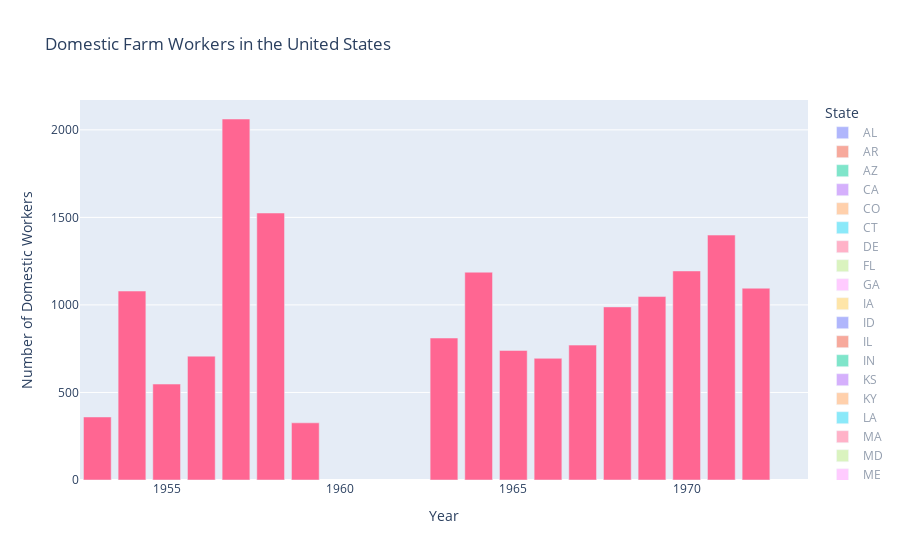

The cell this chart's notebook holds for it:
### Markdown cell above
While the reported data for the Bracero workers showed the most inconsistencies, with the other data categories, there are many states that do not have data for all of the years shown. For instance, with the domestic data, there are years where West Virginia (and likely others) do not have any data whatsoever. This indicates potential inconsistencies in reporting, something that not only skews the final data and appearance of graphs but also brings up questions regarding the validity of the numbers that *were* collected.

### Code cell
domesticfig.show()

### Figure 1 — Plotly figure (JSON) as saved in the notebook; plotly's stock layout.template omitted (floating-point values rounded to 4 significant figures)
{"data": [{"alignmentgroup": "True", "hovertemplate": "State=AL<br>Year=%{x}<br>Number of Domestic Workers=%{y}<extra></extra>", "legendgroup": "AL", "marker": {"color": "#636efa", "pattern": {"shape": ""}}, "name": "AL", "offsetgroup": "AL", "orientation": "v", "showlegend": true, "textposition": "auto", "type": "bar", "visible": "legendonly", "x": [1953, 1954, 1955, 1956, 1957, 1958, 1959, 1960, 1961, 1962, 1963, 1964, 1965, 1966, 1967, 1968, 1969, 1970, 1971, 1972, 1973], "xaxis": "x", "y": [21920.0, 22320.0, 25190.0, 20194, 12869, 10240.0, 14880.0, 13390.0, 12560.0, 11130.0, 10860.0, 9416.0, 8211.0, 6148.0, 5924.0, 5372.0, 6130, 7017.0, 7128.0, 6306.0, 6173.0], "yaxis": "y"}, {"alignmentgroup": "True", "hovertemplate": "State=AR<br>Year=%{x}<br>Number of Domestic Workers=%{y}<extra></extra>", "legendgroup": "AR", "marker": {"color": "#EF553B", "pattern": {"shape": ""}}, "name": "AR", "offsetgroup": "AR", "orientation": "v", "showlegend": true, "textposition": "auto", "type": "bar", "visible": "legendonly", "x": [1953, 1954, 1955, 1956, 1957, 1958, 1959, 1960, 1961, 1962, 1963, 1964, 1965, 1966, 1967, 1968, 1969, 1970, 1971, 1972, 1973], "xaxis": "x", "y": [29170.0, 31110.0, 39060.0, 29530.0, 34854, 33950.0, 39561, 39740.0, 34670.0, 29220.0, 28420.0, 26590.0, 21460.0, 13630.0, 8874.0, 7071.0, 5146.0, 4442.0, 4529.0, 5354.0, 4575], "yaxis": "y"}, {"alignmentgroup": "True", "hovertemplate": "State=AZ<br>Year=%{x}<br>Number of Domestic Workers=%{y}<extra></extra>", "legendgroup": "AZ", "marker": {"color": "#00cc96", "pattern": {"shape": ""}}, "name": "AZ", "offsetgroup": "AZ", "orientation": "v", "showlegend": true, "textposition": "auto", "type": "bar", "visible": "legendonly", "x": [1953, 1954, 1955, 1956, 1957, 1958, 1959, 1960, 1961, 1962, 1963, 1964, 1965, 1966, 1967, 1968, 1969, 1970, 1971, 1972, 1973], "xaxis": "x", "y": [20100.0, 19640.0, 17560.0, 19300.0, 17840.0, 19573, 16930.0, 15640.0, 13180.0, 13100.0, 13360.0, 14110.0, 15890.0, 16360.0, 16170.0, 16180.0, 15850.0, 14314, 14920.0, 14950.0, 14870.0], "yaxis": "y"}, {"alignmentgroup": "True", "hovertemplate": "State=CA<br>Year=%{x}<br>Number of Domestic Workers=%{y}<extra></extra>", "legendgroup": "CA", "marker": {"color": "#ab63fa", "pattern": {"shape": ""}}, "name": "CA", "offsetgroup": "CA", "orientation": "v", "showlegend": true, "textposition": "auto", "type": "bar", "visible": "legendonly", "x": [1953, 1954, 1955, 1956, 1957, 1958, 1959, 1960, 1961, 1962, 1963, 1964, 1965, 1966, 1967, 1968, 1969, 1970, 1971, 1972, 1973], "xaxis": "x", "y": [143920, 150900.0, 157800, 150400.0, 149500.0, 151550, 148900.0, 145700.0, 147300.0, 123900.0, 98890.0, 103100.0, 121300.0, 120470, 119618, 118100.0, 115700.0, 125800.0, 113800.0, 108400.0, 100900.0], "yaxis": "y"}, {"alignmentgroup": "True", "hovertemplate": "State=CO<br>Year=%{x}<br>Number of Domestic Workers=%{y}<extra></extra>", "legendgroup": "CO", "marker": {"color": "#FFA15A", "pattern": {"shape": ""}}, "name": "CO", "offsetgroup": "CO", "orientation": "v", "showlegend": true, "textposition": "auto", "type": "bar", "visible": "legendonly", "x": [1953, 1954, 1955, 1956, 1957, 1958, 1959, 1960, 1961, 1962, 1963, 1964, 1965, 1966, 1967, 1968, 1969, 1970, 1971, 1972, 1973], "xaxis": "x", "y": [16850.0, 14310.0, 14888, 14120, 14310.0, 14230.0, 14450.0, 12530.0, 11610.0, 10380.0, 8510.0, 8265.0, 10500.0, 9485.0, 9409.0, 7872.0, 7684.0, 6676.0, 5930.0, 5501.0, 4596], "yaxis": "y"}, {"alignmentgroup": "True", "hovertemplate": "State=CT<br>Year=%{x}<br>Number of Domestic Workers=%{y}<extra></extra>", "legendgroup": "CT", "marker": {"color": "#19d3f3", "pattern": {"shape": ""}}, "name": "CT", "offsetgroup": "CT", "orientation": "v", "showlegend": true, "textposition": "auto", "type": "bar", "visible": "legendonly", "x": [1953, 1954, 1955, 1956, 1957, 1958, 1959, 1960, 1961, 1962, 1963, 1964, 1965, 1966, 1967, 1968, 1969, 1970, 1971, 1972, 1973], "xaxis": "x", "y": [7250.0, 5951.0, 6639.0, 5661.0, 5334.0, 5522.0, 6510, 5927.0, 6024.0, 6088.0, 5812.0, 6172.0, 6635, 5653.0, 5519, 4633.0, 4364.0, 4593.0, 3399.0, 3016.0, 2894.0], "yaxis": "y"}, {"alignmentgroup": "True", "hovertemplate": "State=DE<br>Year=%{x}<br>Number of Domestic Workers=%{y}<extra></extra>", "legendgroup": "DE", "marker": {"color": "#FF6692", "pattern": {"shape": ""}}, "name": "DE", "offsetgroup": "DE", "orientation": "v", "showlegend": true, "textposition": "auto", "type": "bar", "visible": "legendonly", "x": [1953, 1954, 1955, 1956, 1957, 1958, 1959, 1960, 1961, 1962, 1963, 1964, 1965, 1966, 1967, 1968, 1969, 1970, 1971, 1972, 1973], "xaxis": "x", "y": [1616.0, 1362.0, 1522.0, 1981.0, 1740.0, 1680.0, 2444.0, 1766.0, 1867.0, 3234, 3221.0, 2757.0, 2973.0, 2917.0, 3198.0, 3205, 3276.0, 2968.0, 2496.0, 2550, 2502], "yaxis": "y"}, {"alignmentgroup": "True", "hovertemplate": "State=FL<br>Year=%{x}<br>Number of Domestic Workers=%{y}<extra></extra>", "legendgroup": "FL", "marker": {"color": "#B6E880", "pattern": {"shape": ""}}, "name": "FL", "offsetgroup": "FL", "orientation": "v", "showlegend": true, "textposition": "auto", "type": "bar", "visible": "legendonly", "x": [1953, 1954, 1955, 1956, 1957, 1958, 1959, 1960, 1961, 1962, 1963, 1964, 1965, 1966, 1967, 1968, 1969, 1970, 1971, 1972, 1973], "xaxis": "x", "y": [29530.0, 22640.0, 30330.0, 31000.0, 33900.0, 34220.0, 29930.0, 31010.0, 29610.0, 36140.0, 44930.0, 45000.0, 51000.0, 50440.0, 49470.0, 48760.0, 49410.0, 47140.0, 50930.0, 51100.0, 60550.0], "yaxis": "y"}, {"alignmentgroup": "True", "hovertemplate": "State=GA<br>Year=%{x}<br>Number of Domestic Workers=%{y}<extra></extra>", "legendgroup": "GA", "marker": {"color": "#FF97FF", "pattern": {"shape": ""}}, "name": "GA", "offsetgroup": "GA", "orientation": "v", "showlegend": true, "textposition": "auto", "type": "bar", "visible": "legendonly", "x": [1953, 1954, 1955, 1956, 1957, 1958, 1959, 1960, 1961, 1962, 1963, 1964, 1965, 1966, 1967, 1968, 1969, 1970, 1971, 1972, 1973], "xaxis": "x", "y": [19560.0, 13230.0, 13240.0, 16080.0, 15920.0, 29400.0, 33623, 35470.0, 28710.0, 30670.0, 28850.0, 23960.0, 22580.0, 21690.0, 22090.0, 22510.0, 24390.0, 23970.0, 26560.0, 26020.0, 23752], "yaxis": "y"}, {"alignmentgroup": "True", "hovertemplate": "State=IA<br>Year=%{x}<br>Number of Domestic Workers=%{y}<extra></extra>", "legendgroup": "IA", "marker": {"color": "#FECB52", "pattern": {"shape": ""}}, "name": "IA", "offsetgroup": "IA", "orientation": "v", "showlegend": true, "textposition": "auto", "type": "bar", "visible": "legendonly", "x": [1953, 1954, 1955, 1956, 1957, 1958, 1959, 1960, 1961, 1962, 1963, 1964, 1965, 1966, 1967, 1968, 1969, 1970, 1971, 1972, 1973], "xaxis": "x", "y": [482.3, 3496.0, 2659.0, 2699, 938.3, 3472.0, 4942.0, 3600.0, 5882, 8270.0, 7309.0, 12230.0, 13809, 8703.0, 7785.0, 8602.0, 10480.0, 5511.0, 9059.0, 8393.0, 8868], "yaxis": "y"}, {"alignmentgroup": "True", "hovertemplate": "State=ID<br>Year=%{x}<br>Number of Domestic Workers=%{y}<extra></extra>", "legendgroup": "ID", "marker": {"color": "#636efa", "pattern": {"shape": ""}}, "name": "ID", "offsetgroup": "ID", "orientation": "v", "showlegend": true, "textposition": "auto", "type": "bar", "visible": "legendonly", "x": [1953, 1954, 1955, 1956, 1957, 1958, 1959, 1960, 1961, 1962, 1963, 1964, 1965, 1966, 1967, 1968, 1969, 1970, 1971, 1972, 1973], "xaxis": "x", "y": [8990.0, 13890.0, 11950.0, 11080.0, 13280.0, 11500.0, 12080.0, 10530.0, 13060.0, 12870.0, 11520.0, 9905.0, 9444.0, 9365, 11170.0, 8152.0, 8251.0, 8618.0, 8327.0, 7380.0, 7002], "yaxis": "y"}, {"alignmentgroup": "True", "hovertemplate": "State=IL<br>Year=%{x}<br>Number of Domestic Workers=%{y}<extra></extra>", "legendgroup": "IL", "marker": {"color": "#EF553B", "pattern": {"shape": ""}}, "name": "IL", "offsetgroup": "IL", "orientation": "v", "showlegend": true, "textposition": "auto", "type": "bar", "visible": "legendonly", "x": [1953, 1954, 1955, 1956, 1957, 1958, 1959, 1960, 1961, 1962, 1963, 1964, 1965, 1966, 1967, 1968, 1969, 1970, 1971, 1972, 1973], "xaxis": "x", "y": [4513.0, 5433.0, 5684.0, 6394.0, 7707.0, 6091, 8050.0, 6434.0, 6232, 6811.0, 5611.0, 5917.0, 5825.0, 5319.0, 6020.0, 4508.0, 4810.0, 3980.0, 5989.0, 5070.0, 5006], "yaxis": "y"}, {"alignmentgroup": "True", "hovertemplate": "State=IN<br>Year=%{x}<br>Number of Domestic Workers=%{y}<extra></extra>", "legendgroup": "IN", "marker": {"color": "#00cc96", "pattern": {"shape": ""}}, "name": "IN", "offsetgroup": "IN", "orientation": "v", "showlegend": true, "textposition": "auto", "type": "bar", "visible": "legendonly", "x": [1953, 1954, 1955, 1956, 1957, 1958, 1959, 1960, 1961, 1962, 1963, 1964, 1965, 1966, 1967, 1968, 1969, 1970, 1971, 1972, 1973], "xaxis": "x", "y": [5340.0, 4436.0, 3919.0, 4442.0, 4577.0, 3745.0, 5087.0, 4097.0, 3927.0, 5540.0, 4914.0, 3552.0, 4166.0, 4603.0, 5498.0, 4651.0, 3862.0, 4340.0, 4919.0, 3650.0, 2352.0], "yaxis": "y"}, {"alignmentgroup": "True", "hovertemplate": "State=KS<br>Year=%{x}<br>Number of Domestic Workers=%{y}<extra></extra>", "legendgroup": "KS", "marker": {"color": "#ab63fa", "pattern": {"shape": ""}}, "name": "KS", "offsetgroup": "KS", "orientation": "v", "showlegend": true, "textposition": "auto", "type": "bar", "visible": "legendonly", "x": [1953, 1954, 1955, 1956, 1957, 1958, 1959, 1960, 1961, 1962, 1963, 1964, 1965, 1966, 1967, 1968, 1969, 1970, 1971, 1972, 1973], "xaxis": "x", "y": [6692.0, 6188.0, 11390.0, 10630.0, 13100.0, 21040.0, 23190.0, 19900.0, 16633, 16847, 16170.0, 14950.0, 15040.0, 12700.0, 9604.0, 7944.0, 8433.0, 7996.0, 8495, 9171.0, 8706.0], "yaxis": "y"}, {"alignmentgroup": "True", "hovertemplate": "State=KY<br>Year=%{x}<br>Number of Domestic Workers=%{y}<extra></extra>", "legendgroup": "KY", "marker": {"color": "#FFA15A", "pattern": {"shape": ""}}, "name": "KY", "offsetgroup": "KY", "orientation": "v", "showlegend": true, "textposition": "auto", "type": "bar", "visible": "legendonly", "x": [1953, 1954, 1955, 1956, 1957, 1958, 1959, 1960, 1961, 1962, 1963, 1964, 1965, 1966, 1967, 1968, 1969, 1970, 1971, 1972, 1973], "xaxis": "x", "y": [8076.0, 8306.0, 9940, 10980.0, 11780.0, 12170.0, 12370.0, 11140.0, 12190.0, 10920.0, 13810.0, 18890.0, 19430.0, 19020.0, 19004, 15130.0, 15470.0, 15180.0, 14810.0, 17230.0, 13020.0], "yaxis": "y"}, {"alignmentgroup": "True", "hovertemplate": "State=LA<br>Year=%{x}<br>Number of Domestic Workers=%{y}<extra></extra>", "legendgroup": "LA", "marker": {"color": "#19d3f3", "pattern": {"shape": ""}}, "name": "LA", "offsetgroup": "LA", "orientation": "v", "showlegend": true, "textposition": "auto", "type": "bar", "visible": "legendonly", "x": [1953, 1954, 1955, 1956, 1957, 1958, 1959, 1960, 1961, 1962, 1963, 1964, 1965, 1966, 1967, 1968, 1969, 1970, 1971, 1972, 1973], "xaxis": "x", "y": [11930.0, 13460.0, 14280.0, 14250.0, 12650.0, 12900, 19000.0, 17490.0, 17750.0, 16190.0, 10460.0, 9760.0, 8308.0, 5908.0, 4528.0, 3373.0, 2744.0, 4185, 3304.0, 3098.0, 1821.0], "yaxis": "y"}, {"alignmentgroup": "True", "hovertemplate": "State=MA<br>Year=%{x}<br>Number of Domestic Workers=%{y}<extra></extra>", "legendgroup": "MA", "marker": {"color": "#FF6692", "pattern": {"shape": ""}}, "name": "MA", "offsetgroup": "MA", "orientation": "v", "showlegend": true, "textposition": "auto", "type": "bar", "visible": "legendonly", "x": [1953, 1954, 1955, 1956, 1957, 1958, 1959, 1960, 1961, 1962, 1963, 1964, 1965, 1966, 1967, 1968, 1969, 1970, 1971, 1972, 1973], "xaxis": "x", "y": [8238, 8649.0, 10330.0, 9182.0, 8503.0, 7910, 7430.0, 8390.0, 8394.0, 8110.0, 5496.0, 5259.0, 5665.0, 6609.0, 6981.0, 5736.0, 5240.0, 5496.0, 3884.0, 3561.0, 3644.0], "yaxis": "y"}, {"alignmentgroup": "True", "hovertemplate": "State=MD<br>Year=%{x}<br>Number of Domestic Workers=%{y}<extra></extra>", "legendgroup": "MD", "marker": {"color": "#B6E880", "pattern": {"shape": ""}}, "name": "MD", "offsetgroup": "MD", "orientation": "v", "showlegend": true, "textposition": "auto", "type": "bar", "visible": "legendonly", "x": [1953, 1954, 1955, 1956, 1957, 1958, 1959, 1960, 1961, 1962, 1963, 1964, 1965, 1966, 1967, 1968, 1969, 1970, 1971, 1972, 1973], "xaxis": "x", "y": [5708.0, 5253.0, 6813.0, 5264.0, 5585.0, 5261, 5890.0, 6270, 6215.0, 5495.0, 5411, 5523.0, 5080, 3797.0, 4066, 4181.0, 3707.0, 3612.0, 3349, 3456.0, 2534.0], "yaxis": "y"}, {"alignmentgroup": "True", "hovertemplate": "State=ME<br>Year=%{x}<br>Number of Domestic Workers=%{y}<extra></extra>", "legendgroup": "ME", "marker": {"color": "#FF97FF", "pattern": {"shape": ""}}, "name": "ME", "offsetgroup": "ME", "orientation": "v", "showlegend": true, "textposition": "auto", "type": "bar", "visible": "legendonly", "x": [1953, 1954, 1955, 1956, 1957, 1958, 1959, 1960, 1961, 1962, 1963, 1964, 1965, 1966, 1967, 1968, 1969, 1970, 1971, 1972, 1973], "xaxis": "x", "y": [13354, 15100.0, 10870.0, 15580.0, 13140.0, 11010.0, 11640.0, 10110.0, 9436.0, 9163, 8848, 7265.0, 10170.0, 5331.0, 8131.0, 4128.0, 5766.0, 5302.0, 2918, 3441.0, 2554.0], "yaxis": "y"}, {"alignmentgroup": "True", "hovertemplate": "State=MI<br>Year=%{x}<br>Number of Domestic Workers=%{y}<extra></extra>", "legendgroup": "MI", "marker": {"color": "#FECB52", "pattern": {"shape": ""}}, "name": "MI", "offsetgroup": "MI", "orientation": "v", "showlegend": true, "textposition": "auto", "type": "bar", "visible": "legendonly", "x": [1953, 1954, 1955, 1956, 1957, 1958, 1959, 1960, 1961, 1962, 1963, 1964, 1965, 1966, 1967, 1968, 1969, 1970, 1971, 1972, 1973], "xaxis": "x", "y": [26060.0, 30730.0, 32110.0, 31600.0, 35720.0, 35370.0, 37020.0, 38970.0, 34997, 37353, 25200.0, 28340.0, 31370.0, 28020.0, 35160.0, 27160.0, 25790.0, 22860.0, 18990.0, 15600.0, 12525], "yaxis": "y"}, {"alignmentgroup": "True", "hovertemplate": "State=MN<br>Year=%{x}<br>Number of Domestic Workers=%{y}<extra></extra>", "legendgroup": "MN", "marker": {"color": "#636efa", "pattern": {"shape": ""}}, "name": "MN", "offsetgroup": "MN", "orientation": "v", "showlegend": true, "textposition": "auto", "type": "bar", "visible": "legendonly", "x": [1953, 1954, 1955, 1956, 1957, 1958, 1959, 1960, 1961, 1962, 1963, 1964, 1965, 1966, 1967, 1968, 1969, 1970, 1971, 1972, 1973], "xaxis": "x", "y": [15150.0, 4578.0, 5292.0, 5216.0, 5970.0, 5289.0, 5654, 4619.0, 5434.0, 5384.0, 5499.0, 5767.0, 4585.0, 4472.0, 5096.0, 5201.0, 4311.0, 3439.0, 3587.0, null, 3945], "yaxis": "y"}, {"alignmentgroup": "True", "hovertemplate": "State=MO<br>Year=%{x}<br>Number of Domestic Workers=%{y}<extra></extra>", "legendgroup": "MO", "marker": {"color": "#EF553B", "pattern": {"shape": ""}}, "name": "MO", "offsetgroup": "MO", "orientation": "v", "showlegend": true, "textposition": "auto", "type": "bar", "visible": "legendonly", "x": [1953, 1954, 1955, 1956, 1957, 1958, 1959, 1960, 1961, 1962, 1963, 1964, 1965, 1966, 1967, 1968, 1969, 1970, 1971, 1972, 1973], "xaxis": "x", "y": [22100, 25670.0, 20692, 25170.0, 20750.0, 15920.0, 27340.0, 14494, 7148.0, 9843.0, 7824.0, 8938, 6703.0, 2546.0, 2281.0, 1576.0, 2653.0, 2390.0, 2827.0, 2322.0, 1949.0], "yaxis": "y"}, {"alignmentgroup": "True", "hovertemplate": "State=MS<br>Year=%{x}<br>Number of Domestic Workers=%{y}<extra></extra>", "legendgroup": "MS", "marker": {"color": "#00cc96", "pattern": {"shape": ""}}, "name": "MS", "offsetgroup": "MS", "orientation": "v", "showlegend": true, "textposition": "auto", "type": "bar", "visible": "legendonly", "x": [1953, 1954, 1955, 1956, 1957, 1958, 1959, 1960, 1961, 1962, 1963, 1964, 1965, 1966, 1967, 1968, 1969, 1970, 1971, 1972, 1973], "xaxis": "x", "y": [4740.0, 11490.0, 9693, 11300.0, 15840.0, 11570.0, 14389, 26410.0, 25240.0, 21120.0, 26630.0, 20990.0, 17100.0, 16120.0, 5108.0, 9798.0, 9663, 8819.0, 5298, null, null], "yaxis": "y"}, {"alignmentgroup": "True", "hovertemplate": "State=MT<br>Year=%{x}<br>Number of Domestic Workers=%{y}<extra></extra>", "legendgroup": "MT", "marker": {"color": "#ab63fa", "pattern": {"shape": ""}}, "name": "MT", "offsetgroup": "MT", "orientation": "v", "showlegend": true, "textposition": "auto", "type": "bar", "visible": "legendonly", "x": [1953, 1954, 1955, 1956, 1957, 1958, 1959, 1960, 1961, 1962, 1963, 1964, 1965, 1966, 1967, 1968, 1969, 1970, 1971, 1972, 1973], "xaxis": "x", "y": [6980.0, 8379.0, 6724.0, 7564.0, 5583.0, 7284.0, 7288.0, 6383.0, 5695.0, 5596.0, 4393.0, 4784.0, 5306.0, 4975.0, 5447.0, 5332.0, 5631.0, 6342.0, 5037.0, 4928.0, 4461.0], "yaxis": "y"}, {"alignmentgroup": "True", "hovertemplate": "State=NC<br>Year=%{x}<br>Number of Domestic Workers=%{y}<extra></extra>", "legendgroup": "NC", "marker": {"color": "#FFA15A", "pattern": {"shape": ""}}, "name": "NC", "offsetgroup": "NC", "orientation": "v", "showlegend": true, "textposition": "auto", "type": "bar", "visible": "legendonly", "x": [1953, 1954, 1955, 1956, 1957, 1958, 1959, 1960, 1961, 1962, 1963, 1964, 1965, 1966, 1967, 1968, 1969, 1970, 1971, 1972, 1973], "xaxis": "x", "y": [10750, 16010.0, 17520.0, 19510.0, 20089, 41460.0, 56320.0, 58345, 71740.0, 70710.0, 60520.0, 96380.0, 92030.0, 83410.0, 88710.0, 76890.0, 72210.0, 88410.0, 65320.0, 65690.0, 56740.0], "yaxis": "y"}, {"alignmentgroup": "True", "hovertemplate": "State=ND<br>Year=%{x}<br>Number of Domestic Workers=%{y}<extra></extra>", "legendgroup": "ND", "marker": {"color": "#19d3f3", "pattern": {"shape": ""}}, "name": "ND", "offsetgroup": "ND", "orientation": "v", "showlegend": true, "textposition": "auto", "type": "bar", "visible": "legendonly", "x": [1953, 1954, 1955, 1956, 1957, 1958, 1959, 1960, 1961, 1962, 1963, 1964, 1965, 1966, 1967, 1968, 1969, 1970, 1971, 1972, 1973], "xaxis": "x", "y": [6176.0, 6949.0, 8775.0, 8050.0, 9305.0, 9786.0, 10460.0, 9781.0, 8634.0, 9437.0, 8576.0, 8436.0, 8941.0, 8322.0, 7922.0, 7893.0, 7361.0, 6782.0, 6101.0, 5166.0, 4749.0], "yaxis": "y"}, {"alignmentgroup": "True", "hovertemplate": "State=NE<br>Year=%{x}<br>Number of Domestic Workers=%{y}<extra></extra>", "legendgroup": "NE", "marker": {"color": "#FF6692", "pattern": {"shape": ""}}, "name": "NE", "offsetgroup": "NE", "orientation": "v", "showlegend": true, "textposition": "auto", "type": "bar", "visible": "legendonly", "x": [1953, 1954, 1955, 1956, 1957, 1958, 1959, 1960, 1961, 1962, 1963, 1964, 1965, 1966, 1967, 1968, 1969, 1970, 1971, 1972, 1973], "xaxis": "x", "y": [2190, 2708, 1553.0, 1970.0, 1623.0, 4055.0, 4992.0, 5036.0, 4813.0, 3677.0, 3534.0, 3203.0, 4069.0, 3172.0, 5354.0, 5046.0, 4238, 4529, 6810.0, 5747, 6861], "yaxis": "y"}, {"alignmentgroup": "True", "hovertemplate": "State=NH<br>Year=%{x}<br>Number of Domestic Workers=%{y}<extra></extra>", "legendgroup": "NH", "marker": {"color": "#B6E880", "pattern": {"shape": ""}}, "name": "NH", "offsetgroup": "NH", "orientation": "v", "showlegend": true, "textposition": "auto", "type": "bar", "visible": "legendonly", "x": [1953, 1954, 1955, 1956, 1957, 1958, 1959, 1960, 1961, 1962, 1963, 1964, 1965, 1966, 1967, 1968, 1969, 1970, 1971, 1972, 1973], "xaxis": "x", "y": [1111.0, null, null, 1631, 1701.0, 1844.0, 1695.0, 1498.0, 1744.0, 1655.0, 1559, 1312.0, 1209.0, 1133.0, 1190, 1033.0, 949.8, 1038.0, 890.3, 894, 672.5], "yaxis": "y"}, {"alignmentgroup": "True", "hovertemplate": "State=NJ<br>Year=%{x}<br>Number of Domestic Workers=%{y}<extra></extra>", "legendgroup": "NJ", "marker": {"color": "#FF97FF", "pattern": {"shape": ""}}, "name": "NJ", "offsetgroup": "NJ", "orientation": "v", "showlegend": true, "textposition": "auto", "type": "bar", "visible": "legendonly", "x": [1953, 1954, 1955, 1956, 1957, 1958, 1959, 1960, 1961, 1962, 1963, 1964, 1965, 1966, 1967, 1968, 1969, 1970, 1971, 1972, 1973], "xaxis": "x", "y": [7004.0, 7566.0, 5946.0, 5893.0, 5582.0, 6576.0, 9751.0, 8915.0, 8603.0, 13780.0, 13080.0, 13643, 13350.0, 12610.0, 13530.0, 11200.0, 9773.0, 10345, 10150.0, 9469.0, 8441.0], "yaxis": "y"}, {"alignmentgroup": "True", "hovertemplate": "State=NM<br>Year=%{x}<br>Number of Domestic Workers=%{y}<extra></extra>", "legendgroup": "NM", "marker": {"color": "#FECB52", "pattern": {"shape": ""}}, "name": "NM", "offsetgroup": "NM", "orientation": "v", "showlegend": true, "textposition": "auto", "type": "bar", "visible": "legendonly", "x": [1953, 1954, 1955, 1956, 1957, 1958, 1959, 1960, 1961, 1962, 1963, 1964, 1965, 1966, 1967, 1968, 1969, 1970, 1971, 1972, 1973], "xaxis": "x", "y": [8326.0, 4039.0, 3803.0, 2701.0, 2849.0, 2647.0, 2560.0, 2415.0, 2321.0, 2317.0, 1852.0, 1614.0, 2062.0, 1185.0, 948.7, 994.9, 1295, 996.1, 1055, 1029.0, 1302.0], "yaxis": "y"}, {"alignmentgroup": "True", "hovertemplate": "State=NV<br>Year=%{x}<br>Number of Domestic Workers=%{y}<extra></extra>", "legendgroup": "NV", "marker": {"color": "#636efa", "pattern": {"shape": ""}}, "name": "NV", "offsetgroup": "NV", "orientation": "v", "showlegend": true, "textposition": "auto", "type": "bar", "visible": "legendonly", "x": [1953, 1954, 1955, 1956, 1957, 1958, 1959, 1960, 1961, 1962, 1963, 1964, 1965, 1966, 1967, 1968, 1969, 1970, 1971, 1972, 1973], "xaxis": "x", "y": [109, 588.6, 803.2, 646.8, 530.4, 682, 578.9, 583.4, 595.7, 324.2, 168.9, null, 221.8, null, 200, null, 516.7, 425, null, null, null], "yaxis": "y"}, {"alignmentgroup": "True", "hovertemplate": "State=NY<br>Year=%{x}<br>Number of Domestic Workers=%{y}<extra></extra>", "legendgroup": "NY", "marker": {"color": "#EF553B", "pattern": {"shape": ""}}, "name": "NY", "offsetgroup": "NY", "orientation": "v", "showlegend": true, "textposition": "auto", "type": "bar", "visible": "legendonly", "x": [1953, 1954, 1955, 1956, 1957, 1958, 1959, 1960, 1961, 1962, 1963, 1964, 1965, 1966, 1967, 1968, 1969, 1970, 1971, 1972, 1973], "xaxis": "x", "y": [22900.0, 21370.0, 21180.0, 18780.0, 19900.0, 19490.0, 20140.0, 18970.0, 19450.0, 18090.0, 18280.0, 18940.0, 16000.0, 16110.0, 17800.0, 13170.0, 12430.0, 11340.0, 10690.0, 8988, 6692.0], "yaxis": "y"}, {"alignmentgroup": "True", "hovertemplate": "State=OH<br>Year=%{x}<br>Number of Domestic Workers=%{y}<extra></extra>", "legendgroup": "OH", "marker": {"color": "#00cc96", "pattern": {"shape": ""}}, "name": "OH", "offsetgroup": "OH", "orientation": "v", "showlegend": true, "textposition": "auto", "type": "bar", "visible": "legendonly", "x": [1953, 1954, 1955, 1956, 1957, 1958, 1959, 1960, 1961, 1962, 1963, 1964, 1965, 1966, 1967, 1968, 1969, 1970, 1971, 1972, 1973], "xaxis": "x", "y": [11570.0, 9187.0, 13890.0, 11020.0, 12915, 17894, 20620.0, 20380.0, 20503, 22990.0, 21530.0, 22760.0, 25110.0, 21980.0, 23950.0, 22340.0, 20650.0, 20410.0, 20576, 19160.0, 14760.0], "yaxis": "y"}, {"alignmentgroup": "True", "hovertemplate": "State=OK<br>Year=%{x}<br>Number of Domestic Workers=%{y}<extra></extra>", "legendgroup": "OK", "marker": {"color": "#ab63fa", "pattern": {"shape": ""}}, "name": "OK", "offsetgroup": "OK", "orientation": "v", "showlegend": true, "textposition": "auto", "type": "bar", "visible": "legendonly", "x": [1953, 1954, 1955, 1956, 1957, 1958, 1959, 1960, 1961, 1962, 1963, 1964, 1965, 1966, 1967, 1968, 1969, 1970, 1971, 1972, 1973], "xaxis": "x", "y": [9836.0, 8348.0, 10530.0, 8958.0, 8884.0, 12690.0, 16657, 21250.0, 21490.0, 20210.0, 11610.0, 11360.0, 11130, 10350.0, 11890.0, 11430.0, 10160.0, 10910.0, 7768.0, 7530.0, 8139.0], "yaxis": "y"}, {"alignmentgroup": "True", "hovertemplate": "State=OR<br>Year=%{x}<br>Number of Domestic Workers=%{y}<extra></extra>", "legendgroup": "OR", "marker": {"color": "#FFA15A", "pattern": {"shape": ""}}, "name": "OR", "offsetgroup": "OR", "orientation": "v", "showlegend": true, "textposition": "auto", "type": "bar", "visible": "legendonly", "x": [1953, 1954, 1955, 1956, 1957, 1958, 1959, 1960, 1961, 1962, 1963, 1964, 1965, 1966, 1967, 1968, 1969, 1970, 1971, 1972, 1973], "xaxis": "x", "y": [23710.0, 36330.0, 27180.0, 27400.0, 28600.0, 27700.0, 31030.0, 30980.0, 28970.0, 31310.0, 23660.0, 21710.0, 21970.0, 23379, 22113, 17540.0, 19460.0, 22250.0, 14470.0, 13060.0, 13360.0], "yaxis": "y"}, {"alignmentgroup": "True", "hovertemplate": "State=PA<br>Year=%{x}<br>Number of Domestic Workers=%{y}<extra></extra>", "legendgroup": "PA", "marker": {"color": "#19d3f3", "pattern": {"shape": ""}}, "name": "PA", "offsetgroup": "PA", "orientation": "v", "showlegend": true, "textposition": "auto", "type": "bar", "visible": "legendonly", "x": [1953, 1954, 1955, 1956, 1957, 1958, 1959, 1960, 1961, 1962, 1963, 1964, 1965, 1966, 1967, 1968, 1969, 1970, 1971, 1972, 1973], "xaxis": "x", "y": [10460.0, 13085, 12303, 13800.0, 13050.0, 15340.0, 15820.0, 12640.0, 12620.0, 13570.0, 12720.0, 14080, 14559, 12320.0, 12180.0, 11910.0, 12320.0, 12210.0, 10950.0, 8426.0, 5699.0], "yaxis": "y"}, {"alignmentgroup": "True", "hovertemplate": "State=RI<br>Year=%{x}<br>Number of Domestic Workers=%{y}<extra></extra>", "legendgroup": "RI", "marker": {"color": "#FF6692", "pattern": {"shape": ""}}, "name": "RI", "offsetgroup": "RI", "orientation": "v", "showlegend": true, "textposition": "auto", "type": "bar", "visible": "legendonly", "x": [1953, 1954, 1955, 1956, 1957, 1958, 1959, 1960, 1961, 1962, 1963, 1964, 1965, 1966, 1967, 1968, 1969, 1970, 1971, 1972, 1973], "xaxis": "x", "y": [null, null, null, null, null, null, null, null, null, null, 271, 168, 168.7, 168, 40.5, 64, 66.67, null, null, null, null], "yaxis": "y"}, {"alignmentgroup": "True", "hovertemplate": "State=SC<br>Year=%{x}<br>Number of Domestic Workers=%{y}<extra></extra>", "legendgroup": "SC", "marker": {"color": "#B6E880", "pattern": {"shape": ""}}, "name": "SC", "offsetgroup": "SC", "orientation": "v", "showlegend": true, "textposition": "auto", "type": "bar", "visible": "legendonly", "x": [1953, 1954, 1955, 1956, 1957, 1958, 1959, 1960, 1961, 1962, 1963, 1964, 1965, 1966, 1967, 1968, 1969, 1970, 1971, 1972, 1973], "xaxis": "x", "y": [21390.0, 13300.0, 14980.0, 13750.0, 11830.0, 9666.0, 17330.0, 16370.0, 14960.0, 14280.0, 10840.0, 8028.0, 8713.0, 8062.0, 6870, 8212.0, 9611.0, 9597.0, 5706.0, 4535.0, 4346.0], "yaxis": "y"}, {"alignmentgroup": "True", "hovertemplate": "State=SD<br>Year=%{x}<br>Number of Domestic Workers=%{y}<extra></extra>", "legendgroup": "SD", "marker": {"color": "#FF97FF", "pattern": {"shape": ""}}, "name": "SD", "offsetgroup": "SD", "orientation": "v", "showlegend": true, "textposition": "auto", "type": "bar", "visible": "legendonly", "x": [1953, 1954, 1955, 1956, 1957, 1958, 1959, 1960, 1961, 1962, 1963, 1964, 1965, 1966, 1967, 1968, 1969, 1970, 1971, 1972, 1973], "xaxis": "x", "y": [210, 1518.0, 416, 403, 2355, 2470.0, 1573.0, 362.7, 374, 434.2, 388.3, 314.3, 2645, 2345, null, null, null, null, null, null, null], "yaxis": "y"}, {"alignmentgroup": "True", "hovertemplate": "State=TN<br>Year=%{x}<br>Number of Domestic Workers=%{y}<extra></extra>", "legendgroup": "TN", "marker": {"color": "#FECB52", "pattern": {"shape": ""}}, "name": "TN", "offsetgroup": "TN", "orientation": "v", "showlegend": true, "textposition": "auto", "type": "bar", "visible": "legendonly", "x": [1953, 1954, 1955, 1956, 1957, 1958, 1959, 1960, 1961, 1962, 1963, 1964, 1965, 1966, 1967, 1968, 1969, 1970, 1971, 1972, 1973], "xaxis": "x", "y": [12180.0, 12170.0, 27450.0, 25350.0, 24530.0, 17160.0, 23760.0, 24460.0, 20820.0, 21540.0, 18240.0, 17217, 17050.0, 11300.0, 10900.0, 18010.0, 17890.0, 18240.0, 23420.0, 29053, 30865], "yaxis": "y"}, {"alignmentgroup": "True", "hovertemplate": "State=TX<br>Year=%{x}<br>Number of Domestic Workers=%{y}<extra></extra>", "legendgroup": "TX", "marker": {"color": "#636efa", "pattern": {"shape": ""}}, "name": "TX", "offsetgroup": "TX", "orientation": "v", "showlegend": true, "textposition": "auto", "type": "bar", "visible": "legendonly", "x": [1953, 1954, 1955, 1956, 1957, 1958, 1959, 1960, 1961, 1962, 1963, 1964, 1965, 1966, 1967, 1968, 1969, 1970, 1971, 1972, 1973], "xaxis": "x", "y": [109600.0, 153900.0, 165300.0, 177400.0, 151700.0, 156411, 171000.0, 170700.0, 161996, 148500.0, 114900.0, 109300.0, 113000.0, 101600.0, 97840.0, 92760.0, 93600.0, 98270.0, 85870.0, 84930.0, 84440.0], "yaxis": "y"}, {"alignmentgroup": "True", "hovertemplate": "State=UT<br>Year=%{x}<br>Number of Domestic Workers=%{y}<extra></extra>", "legendgroup": "UT", "marker": {"color": "#EF553B", "pattern": {"shape": ""}}, "name": "UT", "offsetgroup": "UT", "orientation": "v", "showlegend": true, "textposition": "auto", "type": "bar", "visible": "legendonly", "x": [1953, 1954, 1955, 1956, 1957, 1958, 1959, 1960, 1961, 1962, 1963, 1964, 1965, 1966, 1967, 1968, 1969, 1970, 1971, 1972, 1973], "xaxis": "x", "y": [4588.0, 4455.0, 6647.0, 6640.0, 6727.0, 6589, 7864.0, 6013.0, 5710, 7476.0, 5778.0, 5458.0, 4442.0, 3839.0, 3982.0, 3448.0, 2883.0, 2160.0, 2220.0, 1667, 3908.0], "yaxis": "y"}, {"alignmentgroup": "True", "hovertemplate": "State=VA<br>Year=%{x}<br>Number of Domestic Workers=%{y}<extra></extra>", "legendgroup": "VA", "marker": {"color": "#00cc96", "pattern": {"shape": ""}}, "name": "VA", "offsetgroup": "VA", "orientation": "v", "showlegend": true, "textposition": "auto", "type": "bar", "visible": "legendonly", "x": [1953, 1954, 1955, 1956, 1957, 1958, 1959, 1960, 1961, 1962, 1963, 1964, 1965, 1966, 1967, 1968, 1969, 1970, 1971, 1972, 1973], "xaxis": "x", "y": [6883.0, 7296.0, 8280.0, 10460.0, 7363.0, 8890.0, 9929, 9967.0, 9822.0, 9438, 8690.0, 8974.0, 8116.0, 7472.0, 8940, 7267, 6935.0, 7323.0, 7173.0, 7106.0, 5607.0], "yaxis": "y"}, {"alignmentgroup": "True", "hovertemplate": "State=VT<br>Year=%{x}<br>Number of Domestic Workers=%{y}<extra></extra>", "legendgroup": "VT", "marker": {"color": "#ab63fa", "pattern": {"shape": ""}}, "name": "VT", "offsetgroup": "VT", "orientation": "v", "showlegend": true, "textposition": "auto", "type": "bar", "visible": "legendonly", "x": [1953, 1954, 1955, 1956, 1957, 1958, 1959, 1960, 1961, 1962, 1963, 1964, 1965, 1966, 1967, 1968, 1969, 1970, 1971, 1972, 1973], "xaxis": "x", "y": [2175, 1487.0, 1671, 1467.0, 1369, 1247.0, 1114, 810, 824, 897, 814.8, 855.4, 688, 432.8, 431.6, 317.4, 526.5, 337.5, 487, 309, null], "yaxis": "y"}, {"alignmentgroup": "True", "hovertemplate": "State=WA<br>Year=%{x}<br>Number of Domestic Workers=%{y}<extra></extra>", "legendgroup": "WA", "marker": {"color": "#FFA15A", "pattern": {"shape": ""}}, "name": "WA", "offsetgroup": "WA", "orientation": "v", "showlegend": true, "textposition": "auto", "type": "bar", "visible": "legendonly", "x": [1953, 1954, 1955, 1956, 1957, 1958, 1959, 1960, 1961, 1962, 1963, 1964, 1965, 1966, 1967, 1968, 1969, 1970, 1971, 1972, 1973], "xaxis": "x", "y": [25190.0, 31970.0, 29030.0, 21500.0, 26761, 25760.0, 26740.0, 29010.0, 25120.0, 25620.0, 17650.0, 19760.0, 20330.0, 20470.0, 22860.0, 18990.0, 21160.0, 26300.0, 21360.0, 18120.0, 25680.0], "yaxis": "y"}, {"alignmentgroup": "True", "hovertemplate": "State=WI<br>Year=%{x}<br>Number of Domestic Workers=%{y}<extra></extra>", "legendgroup": "WI", "marker": {"color": "#19d3f3", "pattern": {"shape": ""}}, "name": "WI", "offsetgroup": "WI", "orientation": "v", "showlegend": true, "textposition": "auto", "type": "bar", "visible": "legendonly", "x": [1953, 1954, 1955, 1956, 1957, 1958, 1959, 1960, 1961, 1962, 1963, 1964, 1965, 1966, 1967, 1968, 1969, 1970, 1971, 1972, 1973], "xaxis": "x", "y": [6441.0, 7780.0, 8077.0, 8313.0, 7544.0, 6649.0, 7189.0, 6657.0, 6772.0, 5078.0, 5551, 5359.0, 5032.0, 5237.0, 5062.0, 5072.0, 3844.0, 4525.0, 3637, 3255.0, 1472.0], "yaxis": "y"}, {"alignmentgroup": "True", "hovertemplate": "State=WV<br>Year=%{x}<br>Number of Domestic Workers=%{y}<extra></extra>", "legendgroup": "WV", "marker": {"color": "#FF6692", "pattern": {"shape": ""}}, "name": "WV", "offsetgroup": "WV", "orientation": "v", "showlegend": true, "textposition": "auto", "type": "bar", "visible": true, "x": [1953, 1954, 1955, 1956, 1957, 1958, 1959, 1960, 1961, 1962, 1963, 1964, 1965, 1966, 1967, 1968, 1969, 1970, 1971, 1972, 1973], "xaxis": "x", "y": [360, 1079.0, 548, 707.5, 2062, 1525, 326.5, null, null, null, 811, 1187, 740, 695, 770.5, 988.6, 1048.0, 1194, 1399, 1096.0, null], "yaxis": "y"}, {"alignmentgroup": "True", "hovertemplate": "State=WY<br>Year=%{x}<br>Number of Domestic Workers=%{y}<extra></extra>", "legendgroup": "WY", "marker": {"color": "#B6E880", "pattern": {"shape": ""}}, "name": "WY", "offsetgroup": "WY", "orientation": "v", "showlegend": true, "textposition": "auto", "type": "bar", "visible": "legendonly", "x": [1953, 1954, 1955, 1956, 1957, 1958, 1959, 1960, 1961, 1962, 1963, 1964, 1965, 1966, 1967, 1968, 1969, 1970, 1971, 1972, 1973], "xaxis": "x", "y": [4408.0, 4034.0, 1735.0, 2972.0, 3049.0, 2722.0, 2730.0, 2556.0, 2868, 3165.0, 3291.0, 2897.0, 3396.0, 3057.0, 3548.0, 3644.0, 3391.0, 2558.0, 1544.0, 1400.0, 1573.0], "yaxis": "y"}], "layout": {"autosize": true, "barmode": "relative", "legend": {"title": {"text": "State"}, "tracegroupgap": 0}, "title": {"text": "Domestic Farm Workers in the United States"}, "xaxis": {"anchor": "y", "autorange": true, "domain": [0, 1], "range": [1952.0, 1974.0], "title": {"text": "Year"}, "type": "linear"}, "yaxis": {"anchor": "x", "autorange": true, "domain": [0, 1], "range": [0, 2171.0], "title": {"text": "Number of Domestic Workers"}, "type": "linear"}}}
